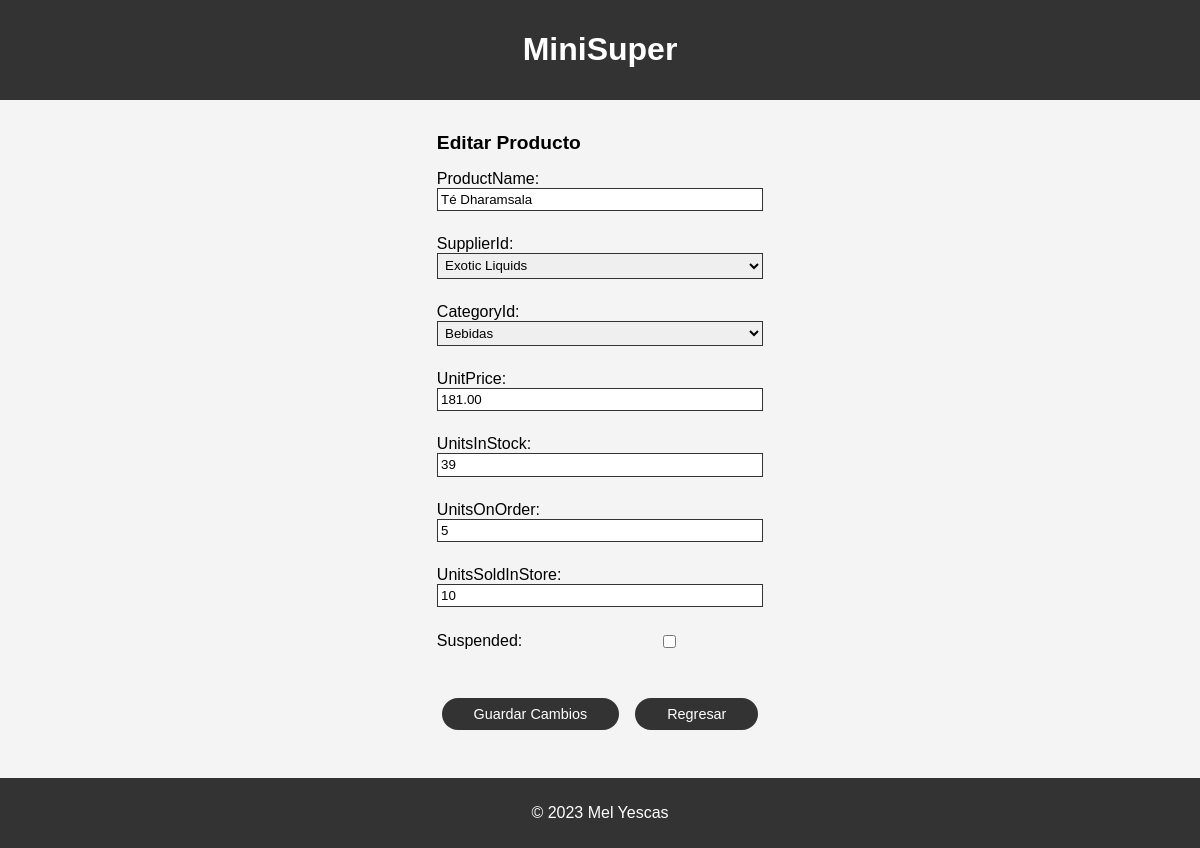
The app's page /gestion/update/7/ with its own data.
### gestion/models.py (models this page shows, shortened)
class Products(models.Model):
    ProductId = models.AutoField(primary_key=True)
    ProductName = models.CharField(max_length=255)
    SupplierId = models.ForeignKey(Suppliers, on_delete=models.CASCADE)
    CategoryId = models.ForeignKey(Categories, on_delete=models.CASCADE)
    UnitPrice = models.DecimalField(max_digits=10, decimal_places=2)
    UnitsInStock = models.IntegerField()
    UnitsOnOrder = models.IntegerField()
    UnitsSoldInStore = models.IntegerField()
    Suspended = models.BooleanField(default=False)

class Suppliers(models.Model):
    SupplierId = models.AutoField(primary_key=True)
    SupplierName = models.CharField(max_length=255)
    def __str__(self):
        return self.SupplierName

class Categories(models.Model):
    CategoryId = models.AutoField(primary_key=True)
    CategoryName = models.CharField(max_length=255)
    Durable = models.BooleanField(default=False)
    def __str__(self):
        return self.CategoryName

### gestion/views.py (the view)
# urls.py: path("update/<int:id>/", views.update, name="update"),
def update(request, id):
    product = get_object_or_404(Products, ProductId=id)
    if request.method == "POST":
        form = ProductForm(request.POST, instance=product)
        if form.is_valid():
            form.save()
            return redirect("index")
    else:
        form = ProductForm(instance=product)
    context = {"form": form}
    return render(request, "update.html", context)

### gestion/views.py
class ProductForm(forms.ModelForm):
    class Meta:
        model = Products
        fields = "__all__"

### gestion/templates/update.html (shortened to what this page needs)
{% extends "base.html" %}
{% block content %}
<h2 class="sub-header">Editar Producto</h2>
<form method="post">
    {{ form.as_p }}
    <div class="cont-flex">
        <button type="submit" class="btn-add">Guardar Cambios</button>
        <a href="{% url 'index' %}" class="btn-add">Regresar</a>
    </div>
</form>
{% endblock %}

### gestion/static/css/base.css (style rules this page uses)
:root { --color-fondo: #f4f4f4; --color-header-footer: #333; --color-white: white; --color-gray: #aeaeae; --color-hover: #3fa1dd; }
body { font-family: Arial, sans-serif; padding: 0; margin: 0; background-color: var(--color-fondo); display: flex; flex-direction: column; min-height: 100vh; }
a { text-decoration: none; color: inherit; }
form { margin: 1rem 0; }
form input, select { width: 100%; box-sizing: border-box; margin-bottom: .5rem; border: 1px solid var(--color-header-footer); padding: 0.2rem; }
p>label[for="id_Suspended"] { display: inline-block; vertical-align: middle; margin: 0px; width: 50%; }
p>input[type="checkbox"] { display: inline-block; vertical-align: middle; margin: 0; width: 40%; }
.sub-header { font-size: 1.2rem; }
.btn-add { border-radius: 1rem; padding: 0.5rem 2rem; text-decoration: none; color: var(--color-white); background: var(--color-header-footer); margin: 2rem 0 0; border: none; font-size: .9rem; }
.cont-flex { display: flex; justify-content: center; gap: 1rem; }

### records on screen
Products: ProductName "Té Dharamsala", UnitPrice "181.00", UnitsInStock "39", UnitsOnOrder "5", UnitsSoldInStore "10"
Suppliers: SupplierId "Exotic Liquids"
Categories: CategoryId "Bebidas"
